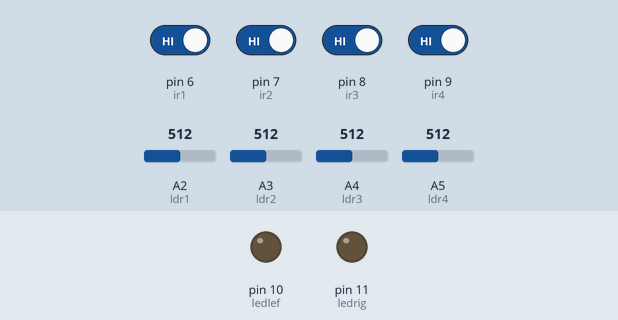
Bench run of a sketch on a simulated Arduino Uno, built with avr-gcc and run on an emulated ATmega328P. Parts: output pins drawn as LEDs (lit = HIGH). The test bench sets the inputs (shaded band); at power-on: pin 6 (ir1), pin 7 (ir2), pin 8 (ir3), pin 9 (ir4) HIGH, A4 (ldr3) = 512, A2 (ldr1) = 512, A3 (ldr2) = 512, A5 (ldr4) = 512.

Above: at 1.2 s.
1.3 s: A4 (ldr3) set to 483
At 2.4 s:
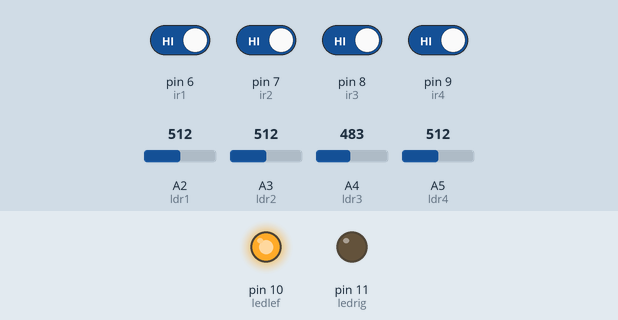
Timing chart, 0 to 4.3 s (numbered marks = the images above; inputs shaded):
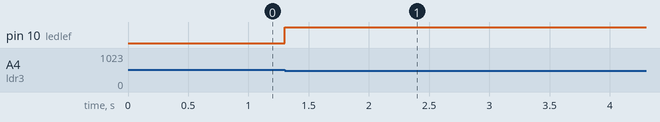

The sketch:

27oct_task_aut_lig_hig.ino
```cpp
#define ldr1 2
#define ldr2 3
#define ldr3 4
#define ldr4 5
#define ir1 6
#define ir2 7
#define ir3 8
#define ir4 9
#define ledlef 10
#define ledrig 11

int sun = 800;
int veh = 500;

void setup() {
  // put your setup code here, to run once:
pinMode(ldr1,INPUT);
pinMode(ldr2,INPUT);
pinMode(ldr3,INPUT);
pinMode(ldr4,INPUT);
pinMode(ir1,INPUT);
pinMode(ir2,INPUT);
pinMode(ir3,INPUT);
pinMode(ir4,INPUT);
pinMode(ledlef,OUTPUT);
pinMode(ledrig,OUTPUT);


}

void loop() {
  // put your main code here, to run repeatedly:
int val1,val2,val3,val4,val5,val6,val7,val8;
val1=analogRead(ldr1);
val2=analogRead(ldr2);
val3=analogRead(ldr3);
val4=analogRead(ldr4);

val5=digitalRead(ir1);
val6=digitalRead(ir2);
val7=digitalRead(ir3);
val8=digitalRead(ir4);

if(val1 > sun )
{
  digitalWrite(ledlef,LOW);
  digitalWrite(ledrig,LOW);
}
else
{
  if(val5 == LOW or val6 == LOW or val3 < veh)
  {
    digitalWrite(ledlef,HIGH);
    delay(10000);
  }
  else if(val7 == LOW or val8 == LOW or val4 < veh)
  {
    digitalWrite(ledrig,HIGH);
    delay(10000);
  }
}
}
```

Measured:
- the behaviour switches between 500 and 499 on A4 (ldr3) (found by bisection; images 0 and 1)
- after the input at 1.3 s, pin 10 (ledlef): LOW → HIGH at once
